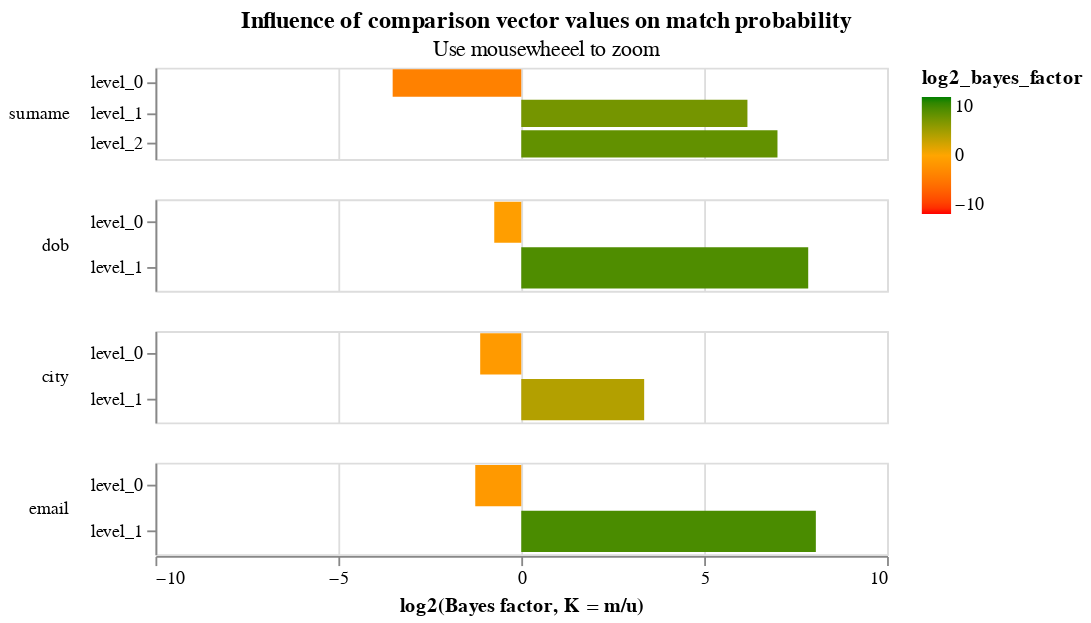

Notebook code for this chart:
### Markdown cell above
An alternative representation of the parameters displays them in terms of the effect different values in the comparison vectors have on the match probability:

### Code cell
model.bayes_factor_chart()

### Figure 1 — Vega-Lite specification as saved in the notebook (floating-point values rounded to 4 significant figures)
{"$schema": "https://vega.github.io/schema/vega-lite/v4.json", "config": {"header": {"title": null}, "mark": {"tooltip": null}, "title": {"anchor": "middle"}, "view": {"continuousHeight": 300, "continuousWidth": 400, "height": 300, "width": 400}}, "data": {"name": "data-26b3eed73d9234923f14e4b4ac7c6768"}, "datasets": {"data-26b3eed73d9234923f14e4b4ac7c6768": [{"bayes_factor": 0.08744, "column_name": "surname", "gamma_column_name": "gamma_surname", "gamma_index": 0, "level_name": "level_0", "level_proportion": 0.6871, "log2_bayes_factor": -3.516, "m_probability": 0.08667, "max_gamma_index": 2, "num_levels": 3, "u_probability": 0.9912}, {"bayes_factor": 72.64, "column_name": "surname", "gamma_column_name": "gamma_surname", "gamma_index": 1, "level_name": "level_1", "level_proportion": 0.09861, "log2_bayes_factor": 6.183, "m_probability": 0.2856, "max_gamma_index": 2, "num_levels": 3, "u_probability": 0.003932}, {"bayes_factor": 128.4, "column_name": "surname", "gamma_column_name": "gamma_surname", "gamma_index": 2, "level_name": "level_2", "level_proportion": 0.2142, "log2_bayes_factor": 7.004, "m_probability": 0.6277, "max_gamma_index": 2, "num_levels": 3, "u_probability": 0.00489}, {"bayes_factor": 0.5994, "column_name": "dob", "gamma_column_name": "gamma_dob", "gamma_index": 0, "level_name": "level_0", "level_proportion": 0.8638, "log2_bayes_factor": -0.7385, "m_probability": 0.5983, "max_gamma_index": 1, "num_levels": 2, "u_probability": 0.9983}, {"bayes_factor": 229.8, "column_name": "dob", "gamma_column_name": "gamma_dob", "gamma_index": 1, "level_name": "level_1", "level_proportion": 0.1362, "log2_bayes_factor": 7.844, "m_probability": 0.4017, "max_gamma_index": 1, "num_levels": 2, "u_probability": 0.001748}, {"bayes_factor": 0.4592, "column_name": "city", "gamma_column_name": "gamma_city", "gamma_index": 0, "level_name": "level_0", "level_proportion": 0.7731, "log2_bayes_factor": -1.123, "m_probability": 0.4339, "max_gamma_index": 1, "num_levels": 2, "u_probability": 0.9449}, {"bayes_factor": 10.27, "column_name": "city", "gamma_column_name": "gamma_city", "gamma_index": 1, "level_name": "level_1", "level_proportion": 0.2269, "log2_bayes_factor": 3.36, "m_probability": 0.5661, "max_gamma_index": 1, "num_levels": 2, "u_probability": 0.05515}, {"bayes_factor": 0.4182, "column_name": "email", "gamma_column_name": "gamma_email", "gamma_index": 0, "level_name": "level_0", "level_proportion": 0.8027, "log2_bayes_factor": -1.258, "m_probability": 0.4173, "max_gamma_index": 1, "num_levels": 2, "u_probability": 0.9978}, {"bayes_factor": 265.6, "column_name": "email", "gamma_column_name": "gamma_email", "gamma_index": 1, "level_name": "level_1", "level_proportion": 0.1973, "log2_bayes_factor": 8.053, "m_probability": 0.5827, "max_gamma_index": 1, "num_levels": 2, "u_probability": 0.002194}]}, "encoding": {"color": {"field": "log2_bayes_factor", "scale": {"domain": [-10, 0, 10], "range": ["red", "orange", "green"]}, "type": "quantitative"}, "row": {"field": "column_name", "header": {"labelAlign": "left", "labelAnchor": "middle", "labelAngle": 0}, "sort": {"field": "gamma_index"}, "type": "nominal"}, "tooltip": [{"field": "column_name", "type": "nominal"}, {"field": "level_name", "type": "ordinal"}, {"field": "m_probability", "format": ".4f", "type": "quantitative"}, {"field": "bayes_factor", "format": ".4f", "type": "quantitative"}, {"field": "level_proportion", "format": ".2%", "title": "Percentage of record comparisons in this level", "type": "nominal"}, {"field": "log2_bayes_factor", "format": ".4f", "title": "log2(Bayes factor, K = m/u)", "type": "quantitative"}], "x": {"axis": {"title": "log2(Bayes factor, K = m/u)", "values": [-10, -5, 0, 5, 10]}, "field": "log2_bayes_factor", "scale": {"domain": [-10, 10]}, "type": "quantitative"}, "y": {"axis": {"title": null}, "field": "level_name", "type": "nominal"}}, "height": 50, "mark": {"clip": true, "type": "bar"}, "resolve": {"scale": {"y": "independent"}}, "selection": {"selector076": {"bind": "scales", "encodings": ["x"], "type": "interval"}}, "title": {"subtitle": "Use mousewheeel to zoom", "text": "Influence of comparison vector values on match probability"}}
